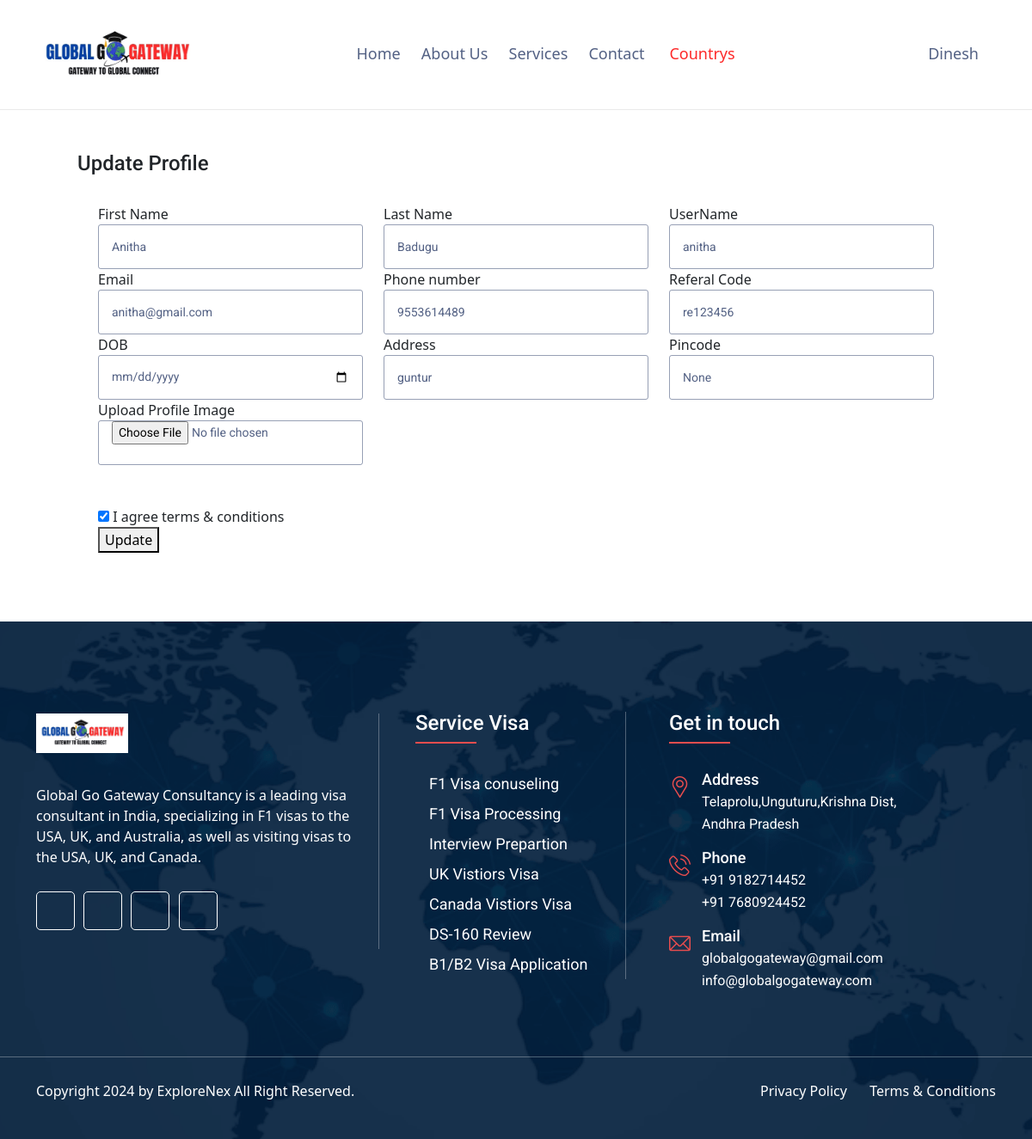
The app's page /update_profile_details/7/ (signed in) with its own data.
### app/models.py (models this page shows, shortened)
class Users(AbstractBaseUser, PermissionsMixin):
    email = models.EmailField(unique=True)
    username = models.CharField(max_length=100, unique=True)
    phone = models.CharField(max_length=20, unique=True)
    first_name = models.CharField(max_length=100, blank=True, null=True)
    last_name = models.CharField(max_length=100, blank=True, null=True)
    date_of_birth = models.DateField(blank=True, null=True)
    profile_image = models.ImageField(upload_to='profile_images/', blank=True, null=True)
    referal_code  = models.CharField(max_length=100,blank=True, null=True)
    pincode = models.IntegerField(blank=True, null=True)
    address = models.TextField(blank=True, null=True)
    videos_show = models.BooleanField(default=True)
    created_at = models.DateTimeField(auto_now_add=True)
    updated_at = models.DateTimeField(auto_now=True)
    VISIBLE = True
    HIDDEN = False
    VISIBILITY_CHOICES = [
        (VISIBLE, 'Visible'),
        (HIDDEN, 'Hidden'),
    ]
    videos_show = models.BooleanField(choices=VISIBILITY_CHOICES, default=VISIBLE)
    is_active = models.BooleanField(default=True)
    is_staff = models.BooleanField(default=False)
    USERNAME_FIELD = 'email'
    REQUIRED_FIELDS = ['username', 'phone']
    objects = UserManager()
    otp = models.IntegerField(blank=True, null=True)
    role = models.CharField(choices=user_roles,max_length=100,null=True,blank=True,default='admin')

### app/views.py (the view)
# urls.py: path('update_profile_details/<int:user_id>/',update_profile_details, name="update_profile_details"),
@login_required
def update_profile_details(request, user_id):
    context = {}
    try:
        context['user'] = Users.objects.filter(id=user_id).first()
        return render(request, 'uifiles/update_profile.html',context)
    except template.TemplateDoesNotExist:
        html_template = loader.get_template('uifiles/page-404.html')
        return HttpResponse(html_template.render(context, request))
    except:
        html_template = loader.get_template('uifiles/page-500.html')
        return HttpResponse(html_template.render(context, request))

### templates/uifiles/update_profile.html (shortened to what this page needs)
{% extends 'uifiles/base.html' %}
{% load static %}
{% block content %}
        <div class="signup-area page-padding">
            <div class="container">
                <div class="row">
                    <div class=" col-md-12 col-sm-12 col-xs-12">
                        <div class="signup-page">
                            <div class="login-form signup-form p-5">
                                <h4 class="login-title ">Update Profile</h4>
                                <div class="row p-4">
                                    <form  class="contactForm">
                                        <div class="row">
                                            <div class="col-md-4 col-sm-12 col-xs-12">
                                                <label for="">First Name</label>
                                                <input type="text" id="first_name" name="first_name" value="{{user.first_name}}" class="form-control" placeholder="please first name" required data-error="Please enter your first name">
                                            </div>
                                            <div class="col-md-4 col-sm-12 col-xs-12">
                                                <label for="">Last Name</label>
                                                <input type="text" id="last_name" name="last_name"  value="{{user.last_name}}" class="form-control" placeholder="Please enter last name" required data-error="Please enter your last name">
                                            </div>
                                            <div class="col-md-4 col-sm-12 col-xs-12">
                                                <label for="">UserName</label>
                                                <input type="text" id="username" name="username"  value="{{user.username}}" class="form-control" placeholder="Username" required data-error="Please enter your Username">
                                            </div>
                                        </div>
                                        <div class="row">
                                            <div class="col-md-4 col-sm-12 col-xs-12">
                                                <label for="">Email</label>
                                                <input type="email" id="email" name="email" value="{{user.email}}" class="form-control" placeholder="Please Enter Your Email" required data-error="Please enter your email">
                                            </div>
                                            <div class="col-md-4 col-sm-12 col-xs-12">
                                                <label for="">Phone number</label>
                                                <input type="text" id="phone" name="phone" value="{{user.phone}}" class="form-control" placeholder="Please enter your phone number" required data-error="Please enter your phone number">
                                            </div>
                                            <div class="col-md-4 col-sm-12 col-xs-12">
                                                <label for="">Referal Code</label>
                                                <input type="text" id="referal_code" name="referal_code" value="{{user.referal_code}}" class="form-control" placeholder="Please enter your referal code" required data-error="Please enter your referal code">
                                            </div>
                                        </div>
                                        <div class="row">
                                            <div class="col-md-4 col-sm-12 col-xs-12">
                                                <label for="">DOB</label>
                                                <input type="date" id="date_of_birth" name="date_of_birth" value="{{user.date_of_birth}}" class="form-control" placeholder="Username" required data-error="Please enter your name">
                                            </div>
                                            <div class="col-md-4 col-sm-12 col-xs-12">
                                                <label for="">Address</label>
                                                <input type="text" id="address" name="addres" value="{{user.address}}" class="form-control" placeholder="please enter your address" required data-error="Please enter your address">
                                            </div>
                                            <div class="col-md-4 col-sm-12 col-xs-12">
                                                <label for="">Pincode</label>
                                                <input type="text" id="pincode" name="pincode" value="{{user.pincode}}" class="form-control" placeholder="please enter your address" required data-error="Please enter your address">
                                            </div>
                                        </div>
                                        <div class="row">
                                            <div class="col-md-4 col-sm-12 col-xs-12">
                                                <label for="">Upload Profile Image</label>
                                                <input type="file" id="profile_image" name="profile_imge" class="form-controll" placeholder="Username" >
                                            </div>
                                        </div>
                                        <div class="col-md-12 col-sm-12 col-xs-12 mt-5">
                                            <div class="check-group flexbox">
                                                <label class="check-box">
                                                    <input type="checkbox" class="check-box-input" checked>
                                                    <span class="remember-text">I agree terms & conditions</span>
                                                </label>
                                            </div>
                                        </div>
                                        <div class="col-md-2 col-sm-2 col-xs-2">
                                            <button type="submit" class="login-btn" onclick="updateProfile()">Update</button>
                                        </div>
                                    </form>
                                </div>
                            </div>
                        </div>
                    </div>
                </div>
             </div>
        </div>
{% endblock %}

### templates/uifiles/base.html (shortened to what this page needs)
{% load static %}
<!DOCTYPE html>
<html class="no-js" lang="en">
    <head>
        <link rel="stylesheet" href="{% static 'assets/css/bootstrap.css' %}">
        <link rel="stylesheet" href="{% static 'assets/css/animate.css' %}">
        <link rel="stylesheet" href="{% static 'assets/css/fontawesome-all.css' %}">
        <link rel="stylesheet" href="{% static 'assets/css/flaticon.css' %}">
        <link rel="stylesheet" href="{% static 'assets/css/owl.theme.default.min.css' %}">
        <link rel="stylesheet" href="{% static 'assets/css/owl.carousel.min.css' %}">
        <link rel="stylesheet" href="{% static 'assets/css/lightcase.css' %}">
        <link rel="stylesheet" href="{% static 'assets/css/nice-select.css' %}">
        <link rel="stylesheet" href="{% static 'assets/css/main.css' %}">
        <link rel="stylesheet" href="{% static 'assets/css/stepform.css' %}">
        <link rel="stylesheet" href="{% static 'assets/css/model.css' %}">
        <link rel="stylesheet" type="text/css" href="https://cdn.datatables.net/2.0.3/css/dataTables.bootstrap5.css">
        <link rel="stylesheet" type="text/css" href="https://cdnjs.cloudflare.com/ajax/libs/twitter-bootstrap/5.3.0/css/bootstrap.min.css">
        <link rel="stylesheet" type="text/css" href="https://cdn.datatables.net/buttons/2.2.2/css/buttons.dataTables.min.css">
    </head>
    <body >
        <header class="header03 isSticky">
            <div class="container">
                <div class="row">
                    <div class="col-lg-12">
                        <div class="header01Inner">
                            <div class="logo01" >
                                <a href="/">
                                    <img src="{% static 'assets/images/bg/logo.gif' %}" style="height: 80px;" alt="ImmiPress"/>
                                </a>
                            </div>
                            <div>
                                <nav class="mainMenu">
                                    <ul class="sub-menu">
                                        <li><a href="/">Home</a></li>
                                        <li><a href="/about/">About Us</a></li>
                                        <li><a href="/services/">Services</a></li>
                                        <li><a href="/contactus/">Contact</a></li>
                                        {% if request.user.is_authenticated and request.user.role == 'staff' %}
                                        <li><a href="/staff_view/" style="color:#FD2929 ;">&nbsp;Countrys</a></li>
                                        {% endif %}
                                    </ul>
                                </nav>
                            </div>
                            <div>
                                <nav class="mainMenu">
                                    <ul class="sub-menu">
                                        <li class="">
                                            {% if request.user.is_authenticated %}
                                            <a href=""><i class="fas fa-brands fa-user"></i>&nbsp;{{ request.user.username }}</a>
                                            {% else %}
                                            <a href="/login/" style="font-weight: 400; font-size: medium;"><i class="fas fa-brands fa-user">&nbsp;Login</i></a>
                                            {% endif %}
                                        </li>
                                    </ul>
                                </nav>
                            </div>
                        </div>
                    </div>
                </div>
            </div>
        </header>
        {% block content %}
        {% endblock %}
        <footer class="footer_02"  style="background-image:url(../../static/assets/images/bg/login-bg.png);">
            <div class="container">
                <div class="row">
                    <div class="col-lg-4 col-md-5">
                        <aside class="aboutWidget">
                            <a href="index.html"><img src="{% static 'assets/images/bg/logo.gif' %}" alt="ImmiPress"/></a>
                           <p>Global Go Gateway Consultancy is a leading visa consultant in India, specializing in F1 visas to the USA, UK, and Australia, as well as visiting visas to the USA, UK, and Canada.</p>
                            <div class="abSocial">
                                <a href="javascript:void(0);"><i class="fa-brands fa-facebook-f"></i></a>
                                <a href="javascript:void(0);"><i class="fa-brands fa-twitter"></i></a>
                                <a href="javascript:void(0);"><i class="fa-brands fa-instagram"></i></a>
                                <a href="javascript:void(0);"><i class="fa-brands fa-dribbble"></i></a>
                            </div>
                        </aside>
                    </div>
                    <div class="col-lg-4 col-md-7">
                        <aside class="widget serviceMenu">
                            <h3 class="widgetTitle">Service Visa</h3>
                            <ul class="menu">
                                <li><a href="/services/">F1 Visa conuseling</a></li>
                                <li><a href="/services/">F1 Visa Processing</a></li>
                                <li><a href="/services/">Interview Prepartion</a></li>
                                <li><a href="/services/">UK Vistiors Visa</a></li>
                                <li><a href="/services/">Canada Vistiors Visa</a></li>
                                <li><a href="/services/">DS-160 Review</a></li>
                                <li><a href="/services/">B1/B2 Visa Application </a></li>
                            </ul>
                        </aside>
                    </div>
                    <div class="col-lg-4 col-md-6">
                        <aside class="contactWidget">
                            <h3 class="widgetTitle">Get in touch</h3>
                            <div class="iconBox01">
                                <div class="ibBox"><i class="flaticon-placeholder"></i></div>
                                <h3 class="ibTitle">Address</h3>
                                <p>Telaprolu,Unguturu,Krishna Dist,<br>Andhra Pradesh</p>
                            </div>
                            <div class="iconBox01">
                                <div class="ibBox"><i class="flaticon-phone-call"></i></div>
                                <h3 class="ibTitle">Phone</h3>
                                <p>+91 9182714452 <br> +91 7680924452</p>
                            </div>
                            <div class="iconBox01">
                                <div class="ibBox"><i class="flaticon-email-1"></i></div>
                                <h3 class="ibTitle">Email</h3>
                                <p>globalgogateway@gmail.com</p>
                                <p>info@globalgogateway.com</p>
                            </div>
                        </aside>
                    </div>
                </div>
            </div>
            <div class="container-fluid">
                <div class="row">
                    <div class="col-lg-12"><div class="brhr"></div></div>
                </div>
            </div>
            <div class="container">
                <div class="row">
                    <div class="col-md-6">
                        <p class="copyright">Copyright 2024 by ExploreNex All Right Reserved.</p>
                    </div>
                    <div class="col-md-6">
                        <div class="crMenu">
                            <ul class="menu">
                                <li><a href="javascript:void(0);">Privacy Policy</a></li>
                                <li><a href="javascript:void(0);">Terms & Conditions</a></li>
                            </ul>
                        </div>
                    </div>
                </div>
            </div>
        </footer>
    </body>
</html>

### records on screen
Users: user.username "Dinesh"
Users: first_name "Anitha", last_name "Badugu", username "anitha", email "anitha@gmail.com", phone "9553614489", referal_code "re123456", addres "guntur", pincode "None"
